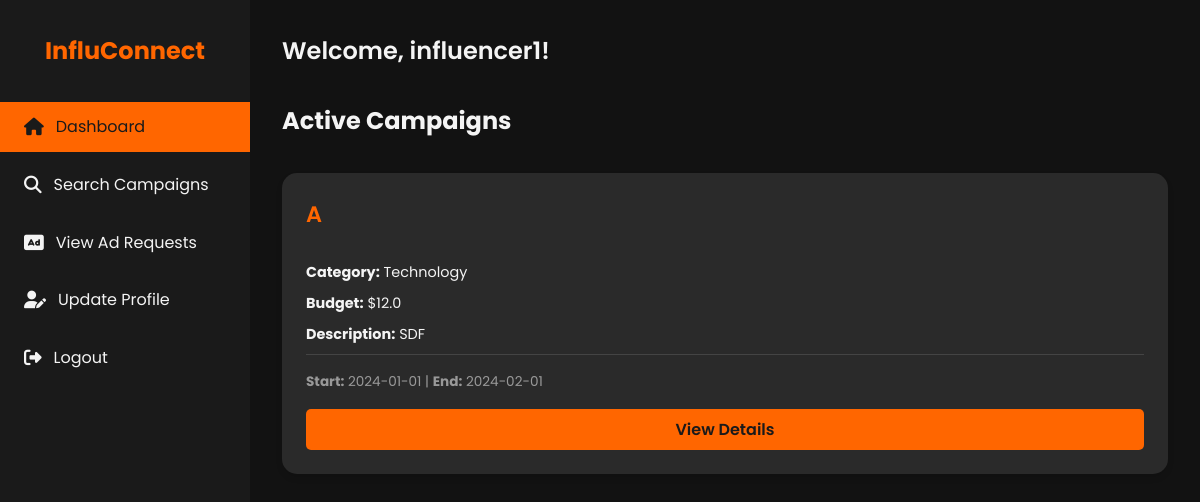
The app's page /influencer (signed in) with its own data.
### models.py (models this page shows, shortened)
class User(db.Model, UserMixin):
    id = db.Column(db.Integer, primary_key=True)
    username = db.Column(db.String(80), unique=True, nullable=False)
    password = db.Column(db.String(200), nullable=False)
    email = db.Column(db.String(120), unique=True, nullable=False)
    role = db.Column(db.String(50), nullable=False)  # admin, sponsor, influencer
    is_active = db.Column(db.Boolean, default=True)
    sponsor = db.relationship('Sponsor', back_populates='user', uselist=False)
    influencer = db.relationship('Influencer', back_populates='user', uselist=False)

class Campaign(db.Model):
    id = db.Column(db.Integer, primary_key=True)
    sponsor_id = db.Column(db.Integer, db.ForeignKey('sponsor.id', ondelete='SET NULL'), nullable=True)
    title = db.Column(db.String(120), nullable=False)
    company_name= db.Column(db.String(120), nullable=False)
    description = db.Column(db.Text)
    budget = db.Column(db.Float)
    category = db.Column(db.String(120))
    status = db.Column(db.String(50), nullable=False)  # active, completed, flagged
    start_date = db.Column(db.DateTime)
    end_date = db.Column(db.DateTime)
    is_public = db.Column(db.Boolean, default=True)
    sponsor = db.relationship('Sponsor', backref=db.backref('campaigns', lazy=True, cascade='all, delete-orphan'))

### app.py (the view)
    @app.route('/influencer')
    @login_required
    def influencer():
        if current_user.role != 'influencer':
            flash('Access denied. This page is for influencers only.', 'danger')
            return redirect(url_for('home'))
        active_campaigns = Campaign.query.filter_by(status='active', is_public=True).order_by(Campaign.start_date.desc()).limit(6).all()
        return render_template('influencer.html', current_user=current_user, active_campaigns=active_campaigns)

### templates/influencer.html (shortened to what this page needs)
<!DOCTYPE html>
<html lang="en">
<head>
    <link rel="stylesheet" href="https://cdnjs.cloudflare.com/ajax/libs/font-awesome/6.1.1/css/all.min.css">
</head>
<body>
    <div class="dashboard">
        <aside class="sidebar">
            <div class="logo">
                <h1>InfluConnect</h1>
            </div>
            <nav>
                <ul class="nav-menu">
                    <li class="nav-item">
                        <a href="{{ url_for('influencer') }}" class="nav-link active">
                            <i class="fas fa-home"></i> Dashboard
                        </a>
                    </li>
                    <li class="nav-item">
                        <a href="{{ url_for('search_campaigns') }}" class="nav-link">
                            <i class="fas fa-search"></i> Search Campaigns
                        </a>
                    </li>
                    <li class="nav-item">
                        <a href="{{ url_for('influencer_ad_requests') }}" class="nav-link">
                            <i class="fas fa-ad"></i> View Ad Requests
                        </a>
                    </li>
                    <li class="nav-item">
                        <a href="{{ url_for('influencer_profile') }}" class="nav-link">
                            <i class="fas fa-user-edit"></i> Update Profile
                        </a>
                    </li>
                    <li class="nav-item">
                        <a href="{{ url_for('logout') }}" class="nav-link">
                            <i class="fas fa-sign-out-alt"></i> Logout
                        </a>
                    </li>
                </ul>
            </nav>
        </aside>
        <main class="main-content">
            <header class="header">
                <h1 class="welcome-text">Welcome, {{ current_user.username }}!</h1>
            </header>
            <section class="active-campaigns">
                <h2>Active Campaigns</h2>
                <div class="campaigns-grid">
                    {% for campaign in active_campaigns %}
                    <div class="campaign-card">
                        <h3 class="campaign-title">{{ campaign.title }}</h3>
                        <p class="campaign-details"><strong>Category:</strong> {{ campaign.category }}</p>
                        <p class="campaign-details"><strong>Budget:</strong> ${{ campaign.budget }}</p>
                        <p class="campaign-details"><strong>Description:</strong> {{ campaign.description[:100] }}{% if campaign.description|length > 100 %}...{% endif %}</p>
                        <p class="campaign-dates">
                            <strong>Start:</strong> {{ campaign.start_date.strftime('%Y-%m-%d') if campaign.start_date else 'N/A' }} |
                            <strong>End:</strong> {{ campaign.end_date.strftime('%Y-%m-%d') if campaign.end_date else 'N/A' }}
                        </p>
                        <a href="{{ url_for('campaign_details', campaign_id=campaign.id) }}" class="btn-view-details">View Details</a>
                    </div>
                    {% endfor %}
                </div>
            </section>
        </main>
    </div>
</body>
</html>

### templates/influencer.html (style rules this page uses)
:root { --primary-color: #1a1a1a; --secondary-color: #ff6600; --text-color: #f4f4f4; --bg-color: #121212; --card-bg-color: #2a2a2a; --hover-color: #ff8533; }
* { margin: 0; padding: 0; box-sizing: border-box; }
body { font-family: 'Poppins', sans-serif; line-height: 1.6; color: var(--text-color); background-color: var(--bg-color); }
.dashboard { display: flex; min-height: 100vh; }
.sidebar { width: 250px; background-color: var(--primary-color); padding: 2rem 0; position: fixed; height: 100vh; overflow-y: auto; }
.logo { text-align: center; margin-bottom: 2rem; }
.logo h1 { color: var(--secondary-color); font-size: 1.5rem; }
.nav-menu { list-style-type: none; }
.nav-item { margin-bottom: 0.5rem; }
.nav-link { display: flex; align-items: center; padding: 0.75rem 1.5rem; color: var(--text-color); text-decoration: none; transition: all 0.3s ease; }
.nav-link:hover, .nav-link.active { background-color: var(--secondary-color); color: var(--primary-color); }
.nav-link i { margin-right: 0.75rem; font-size: 1.1rem; }
.main-content { flex-grow: 1; margin-left: 250px; padding: 2rem; }
.header { display: flex; justify-content: space-between; align-items: center; margin-bottom: 2rem; }
.welcome-text { font-size: 1.5rem; font-weight: 600; }
.campaigns-grid { display: grid; grid-template-columns: repeat(auto-fit, minmax(300px, 1fr)); gap: 1.5rem; margin-top: 2rem; }
.campaign-card { background-color: #f4f4f4; border-radius: 10px; padding: 1.5rem; box-shadow: 0 2px 5px rgba(0,0,0,0.1); }
.campaign-title { font-size: 1.2rem; font-weight: 600; margin-bottom: 0.5rem; }
.campaign-details { font-size: 0.9rem; margin-bottom: 0.5rem; }
.campaign-dates { font-size: 0.8rem; color: #888; margin-top: 1rem; }
.campaign-card { background-color: var(--card-bg-color); border-radius: 15px; padding: 1.5rem; box-shadow: 0 4px 6px rgba(0, 0, 0, 0.1); transition: transform 0.3s ease, box-shadow 0.3s ease; display: flex; flex-direction: column; }
.campaign-title { font-size: 1.4rem; font-weight: 600; color: var(--secondary-color); margin-bottom: 0.75rem; }
.campaign-details { font-size: 0.9rem; margin-bottom: 0.5rem; color: var(--text-color); }
.campaign-dates { font-size: 0.85rem; color: #999; margin-top: auto; padding-top: 1rem; border-top: 1px solid #444; }
.btn-view-details { background-color: var(--secondary-color); color: var(--primary-color); padding: 0.5rem 1rem; border: none; border-radius: 5px; cursor: pointer; font-weight: 600; transition: all 0.3s ease; text-decoration: none; display: inline-block; margin-top: 1rem; text-align: center; }

### records on screen
User: username "influencer1"
Campaign: title "A", category "Technology", budget "12.0", description "SDF", start_date "2024-01-01", end_date "2024-02-01"
